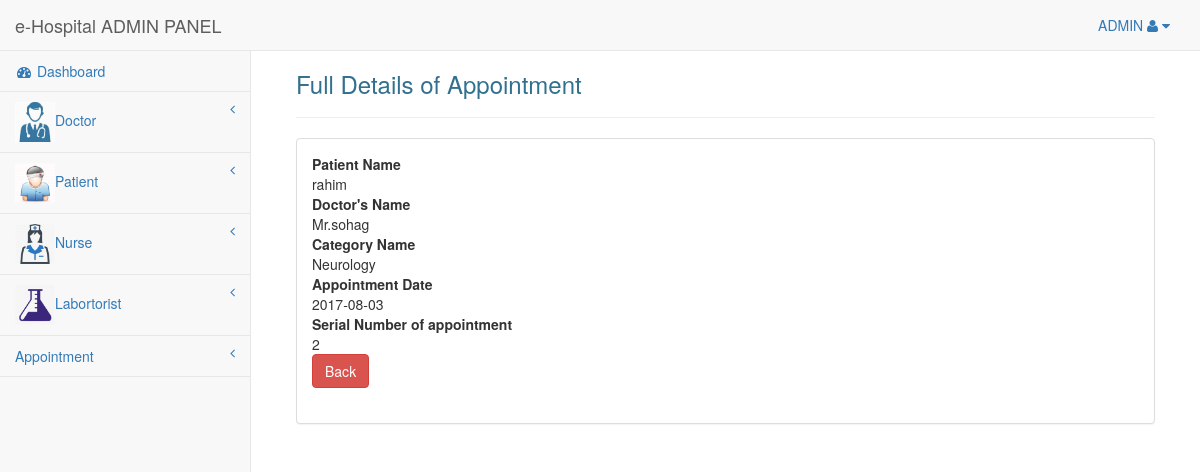
Screenshot of /view/admin/appointment/view.php?id=55191f1fe7e8dec84c719f953fb4f6a7 (signed in) with the database file from the repository.
### tables this page shows
CREATE TABLE IF NOT EXISTS `appointment` (
  `id` int(11) NOT NULL AUTO_INCREMENT,
  `patient` varchar(255) NOT NULL,
  `doctor` varchar(255) NOT NULL,
  `category` varchar(255) NOT NULL,
  `apt_date` varchar(255) NOT NULL,
  `serial_no` varchar(255) NOT NULL,
  `unique_id` varchar(255) NOT NULL,
  `created_at` timestamp NOT NULL DEFAULT CURRENT_TIMESTAMP ON UPDATE CURRENT_TIMESTAMP,
  `modified_at` timestamp NOT NULL DEFAULT '0000-00-00 00:00:00',
  `deleted_at` datetime NOT NULL,
  PRIMARY KEY (`id`)
);

### src/admin/Helper/Connection.php (called while the page is built, shortened)
<?php
class Connection
{
    private $user = 'root';
    private $pass = '';
    public function __construct(){
        try {
            $this->con=new PDO('mysql:host=localhost;dbname=hospital',$this->user, $this->pass);
        } catch (PDOException $e) {
            print "Error!: " . $e->getMessage() . "<br/>";
            die();
        }
    }
}

### src/admin/Appointment/Appointment.php (called while the page is built, shortened)
<?php
class Appointment extends Connection
{
    public function view($id)
    {
        try {
            $stmt = $this->con->prepare("SELECT * FROM `appointment` WHERE unique_id=:dd");
            $stmt->bindValue(':dd', $id, PDO::PARAM_INT);
            $stmt->execute();
            return $stmt->fetch(PDO::FETCH_ASSOC);
        } catch (PDOException $e) {
            print "Error!: " . $e->getMessage() . "<br/>";
            die();
        }
    }
}

### view/admin/appointment/view.php (the view, shortened to what this page needs)
<?php
include_once '../include/header.php';
$appointment =  new App\admin\Appointment\Appointment();
$appointment = $appointment->view($_GET['id']);
?>
    <div class=""">
        <div id="page-wrapper">
            <div class="container-fluid">
                <div class="row">
                    <div class="col-lg-12">
                        <div class="h3 text-info">Full Details of Appointment  </div>                        <hr>
                    </div>
                </div>
                <div class="row">
                    <div class="col-lg-12">
                        <div class="panel panel-default">
                            <div class="panel-body">
                                <dl>
                                    <dt>Patient Name</dt>
                                    <dd><?php print $appointment['patient']; ?></dd>
                                    <dt>Doctor's Name </dt>
                                    <dd><?php print $appointment['doctor']; ?></dd>
                                    <dt>Category Name</dt>
                                    <dd><?php print $appointment['category']; ?></dd>
                                    <dt>Appointment Date </dt>
                                    <dd><?php print $appointment['apt_date']; ?></dd>
                                    <dt>Serial Number of appointment </dt>
                                    <dd><?php print $appointment['serial_no']; ?></dd>
                                    <a href="view/admin/appointment/index.php" class="btn btn-danger" class="btn btn-default">Back
                                    </a>
                                </dl>
                            </div>
                        </div>
                    </div>
                </div>
            </div>
        </div>
    </div>
<?php include_once '../include/footer.php'; ?>

### rows the page displays
appointment: patient "rahim", doctor "Mr.sohag", category "Neurology", apt_date "2017-08-03", serial_no "2"
